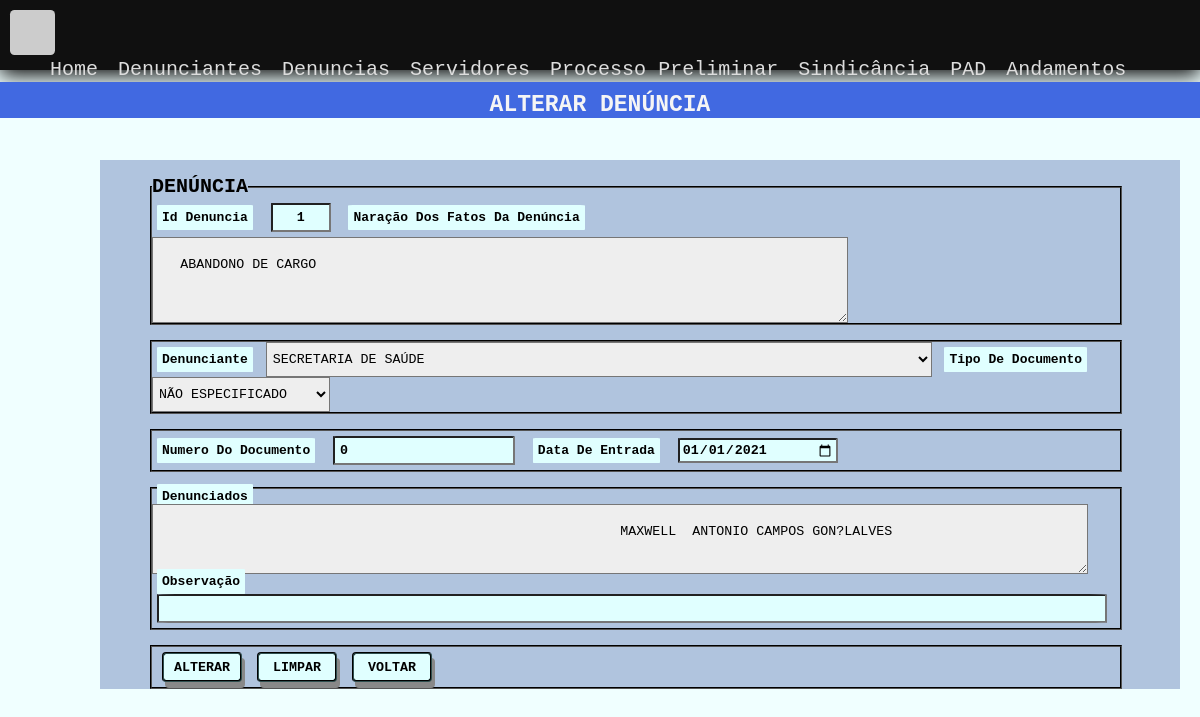
/denuncia/Edit/1, run on the app's committed database.
### tables this page shows
CREATE TABLE `denuncia` (
  `id_denuncia` int(11) NOT NULL,
  `id_denunciante` int(11) NOT NULL,
  `denuncia_fato` varchar(100) NOT NULL,
  `tipo_documento` int(11) NOT NULL,
  `numero_documento` varchar(50) NOT NULL,
  `data_entrada` date NOT NULL,
  `denunciados` varchar(500) NOT NULL,
  `observacao` varchar(100) NOT NULL,
  `documentos_anexados` varchar(800) NOT NULL,
  `anexo` int(5) NOT NULL,
  `data_digitacao` datetime NOT NULL DEFAULT current_timestamp(),
  `user` int(11) NOT NULL
);

CREATE TABLE `denunciante` (
  `id_denunciante` int(11) NOT NULL,
  `nome_denunciante` varchar(80) NOT NULL,
  `observacaoDenunciante` varchar(150) DEFAULT NULL
);

CREATE TABLE `tipo_documento` (
  `id_tipo_documento` int(11) NOT NULL,
  `tipo_de_documento` varchar(50) NOT NULL
);

### app/core/Controller.php (called while the page is built, shortened)
<?php
class Controller{
     public function load($viewName, $viewData=array(),  $viewData2 = ""){
        extract($viewData);
        include "app/views/" . $viewName .".php";
   }
}

### app/controllers/DenunciaController.php (called while the page is built, shortened)
<?php
class DenunciaController extends Controller{
   public function Edit($id_denuncia){
        $denuncias = new Denuncia_Model();
        $dados["denuncia"] = $denuncias->getEditar($id_denuncia);
        $denunciante = new Denunciante_Model();
        $dados['denunciante'] = $denunciante->lista();
        $tiposDocumentos = new TipoDocumento_Model();
        $dados['tipo_doc'] = $tiposDocumentos->lista();
        $dados["view"] = "denuncia/Editar";
        $this->load("template", $dados);
   }
}

### app/core/Core.php (called while the page is built, shortened)
<?php
class Core{
    private $controller;
    private $metodo;
    private $parametros = array();
    public function run(){
       $c = new $controllerCorrente;
       call_user_func_array(array($c, $this->getMetodo()), $this->getParametros());
    }
    public function verificaUri(){
        $url =explode("index.php", $_SERVER["PHP_SELF"]);
        $url = end($url);
        if($url!=""){
            $url = explode('/', $url);
            array_shift($url);
            $this->controller = ucfirst($url[0]) ."Controller";
            array_shift($url);
            if(isset($url[0])){
                $this->metodo = $url[0];
                array_shift($url);
            }
            if(isset($url[0])){
                $this->parametros= array_filter($url);
            }
        }else{
            $this->controller = ucfirst(CONTROLLER_PADRAO) ."Controller";
        }
    }
    public function getMetodo() {
        if(method_exists(NAMESPACE_CONTROLLER .$this->controller, $this->metodo)){
            return $this->metodo;
        }
        return METODO_PADRAO;
    }
    public function getParametros() {
        return $this->parametros;
    }
}

### index.php (called while the page is built, shortened)
<?php
require 'app/core/Core.php';
$core = new Core;
$core->run();

### app/core/Model.php (called while the page is built, shortened)
<?php
abstract class Model{
    public function __construct() {
        $this->db = new \PDO("mysql:dbname=".BANCO.";host=".SERVIDOR,USUARIO,SENHA);
    }
}

### app/models/Denuncia_Model.php (called while the page is built, shortened)
<?php
class Denuncia_Model extends Model{
       public function  getEditar($id_denuncia){
        $ret = array();
        $sql = "SELECT * FROM denuncia as d
        INNER JOIN
        denunciante as dc
        ON d.id_denunciante = dc.id_denunciante
        LEFT JOIN
        tipo_documento as td
        ON d.tipo_documento = td.id_tipo_documento
        WHERE id_denuncia = :id";
        $sql = $this->db->prepare($sql);
        $sql->bindValue(":id", $id_denuncia);
        $sql->execute();
        if($sql->rowCount() > 0){
            $ret = $sql->fetch(\PDO::FETCH_OBJ);
        }
        return $ret;
    }
}

### app/models/Denunciante_Model.php (called while the page is built, shortened)
<?php
class Denunciante_Model  extends Model{
    public function lista(){
        $sql = "SELECT * FROM denunciante";
        $qry = $this->db->query($sql);
        return $qry->fetchAll(\PDO::FETCH_OBJ);
    }
}

### app/views/denuncia/Editar.php (the view, shortened to what this page needs)
<div class="base-home">
		<h1 class="titulo-pagina">Alterar denúncia</h1>
	</div>
  <form action="<?php echo URL_BASE ."denuncia/Salvar" ?>" method="POST">
		<fieldset>
		<legend><h4>DENÚNCIA</h4></legend>
			<label>id denuncia</label>
				<input id="txt_id" name="txt_id" value="<?php echo $denuncia->id_denuncia ?>" >
			<label>Naração dos fatos da denúncia</label>
		      	<textarea rows="3" cols="80" clas="denuncia" name="txt_denuncia"> <?php echo $denuncia->denuncia_fato ?>
				</textarea>
		</fieldset>
		<fieldset>
		<label for="denuncianteLst" clas="denunciante">Denunciante</label>
		<select clss="denunciante" name="denunciante" clas="denunciante">
					<option><?php echo $denuncia->nome_denunciante ?>
						<?php foreach($denunciante as $den){?>
							<option value="<?php echo $den->id_denunciante ?>"> <?php echo $den->nome_denunciante ?>
					</option>
				<?php } ?>
		</select>
		<label clas="tipo_document">tipo de documento</label>
					<select nome="lst_tipo_documento" clas="tipo_documento">
						<option><?php echo $denuncia->tipo_de_documento?></option>
					</select>
		</fieldset>
		<fieldset>
			<label>numero do documento</label>
					<input name="txt_numero_documento" type="text" value="<?php echo $denuncia->numero_documento ?>"  >
				<label for="dataMask">data de entrada</label>
					<input id="dataMask" name="txt_data_entrada" value="<?php echo $denuncia->data_entrada?>" type="date" required>
				</fieldset>
			<fieldset>
				<label>Denunciados</label>
				<textarea rows="2" cols="110"  clas="areaDenuncia" name="txt_denunciados">
							<?php echo $denuncia->denunciados ?>
				</textarea>
					<br/>
					<label id="obs">observação</label>
					<input type="text" size="116" name="txt_observacao" value="<?php echo $denuncia->observacao ?>">
			</fieldset>
			<fieldset>
				<input type="submit" value="Alterar" class="btn">
				<input type="reset" name="Reset" id="button" value="Limpar" class="btn">
				<input name="Voltar" onclick="history.back()" type="submit" value="Voltar" class="btn">
			</fieldset>
	</form>
	<div class="fim">
	</div>

### assets/css/styleEstudo.css (style rules this page uses)
* { margin:0; padding:0; box-sizing:border-box; justify-content:left; -webkit-box-sizing:border-box; -moz-box-sizing:border-box; -o-box-sizing:border-box; -ms-box-sizing:border-box; vertical-align:middle; font-family:monospace; }
html { height:100%; width: 100%; background:#ddd url(../img/fundo.png) fixed no-repeat center; background-size:100%; }
h1, h2, h3, h4, h5 { margin:0; padding:0; text-transform:uppercase; font-weight:inherit; }
input,textarea, select { background:#EEEEEE; text-transform: uppercase; }
input[type=date], select { padding:2px }
select { height: 35px; }
body { width: 100%; height: 100%; background-color:azure; }
h1 { color: #ffff; text-align: center; margin-top: 20px; }
.container div { flex: 1 1 800px; }
.base-home { background-color:royalblue; width: 100%; height: 5%; margin-top: 1%; }
form { background-color:lightsteelblue; width: 90%; position: absolute; top:20%; left: 100px; }
textarea { padding: 2%; }
label, input { border-radius: 2%; background-color:lightcyan; margin: 5px; padding: 5px; font-weight: bold; text-transform: capitalize; }
#txt_id { width: 60px; text-align: center; }
input[type="text"] { text-align: left; }
input[type="date"] { width: 160px; }
fieldset { border-color:black; margin-left: 50px; margin-top: 15px; width: 90%; }
legend { color:black; font-size: 20px; font-family: 'Courier New', Courier, monospace; font-weight: bold; }
.titulo-pagina { font-weight: bolder; font-size: 23px; color:whitesmoke; width: 100%; text-align: center; margin-left: 0px; margin-top: 10px; }
.btn { width: 80px; height: 30px; margin-left: 10px; margin-top: 5px; border-radius: 4px; border-color:darkslategray; border-style:groove; text-align: center; box-shadow: 3px 6px #888888; text-transform: uppercase; float: left; }
.fim { height: 50px; width: auto; }

### data on the page
denuncia: txt_id "1", txt_denuncia "Abandono de Cargo", denunciante "SECRETARIA DE SAÚDE", tipo_documento.tipo_de_documento "NÃO ESPECIFICADO", txt_numero_documento "0", txt_data_entrada "01/01/2021", txt_denunciados "Maxwell Antonio Campos Gon?lalves"
